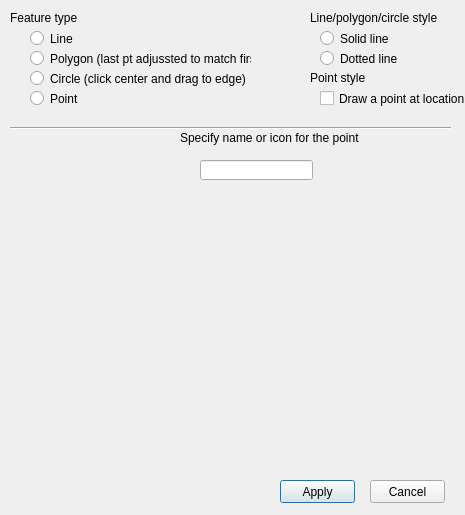
<?xml version="1.0" encoding="UTF-8"?>
<ui version="4.0">
 <class>dialogDrawNew</class>
 <widget class="QDialog" name="dialogDrawNew">
  <property name="geometry">
   <rect>
    <x>0</x>
    <y>0</y>
    <width>465</width>
    <height>515</height>
   </rect>
  </property>
  <property name="windowTitle">
   <string>dialogDrawNew</string>
  </property>
  <widget class="QLabel" name="label">
   <property name="geometry">
    <rect>
     <x>10</x>
     <y>10</y>
     <width>111</width>
     <height>16</height>
    </rect>
   </property>
   <property name="text">
    <string>Feature type</string>
   </property>
  </widget>
  <widget class="QRadioButton" name="lineButton">
   <property name="geometry">
    <rect>
     <x>30</x>
     <y>30</y>
     <width>91</width>
     <height>17</height>
    </rect>
   </property>
   <property name="text">
    <string>Line</string>
   </property>
  </widget>
  <widget class="QRadioButton" name="polButton">
   <property name="geometry">
    <rect>
     <x>30</x>
     <y>50</y>
     <width>221</width>
     <height>17</height>
    </rect>
   </property>
   <property name="text">
    <string>Polygon (last pt adjussted to match first)</string>
   </property>
  </widget>
  <widget class="QRadioButton" name="circleButton">
   <property name="geometry">
    <rect>
     <x>30</x>
     <y>70</y>
     <width>221</width>
     <height>17</height>
    </rect>
   </property>
   <property name="text">
    <string>Circle (click center and drag to edge)</string>
   </property>
  </widget>
  <widget class="QRadioButton" name="pointButton">
   <property name="geometry">
    <rect>
     <x>30</x>
     <y>90</y>
     <width>111</width>
     <height>17</height>
    </rect>
   </property>
   <property name="text">
    <string>Point</string>
   </property>
  </widget>
  <widget class="QLabel" name="label_2">
   <property name="geometry">
    <rect>
     <x>310</x>
     <y>10</y>
     <width>191</width>
     <height>16</height>
    </rect>
   </property>
   <property name="text">
    <string>Line/polygon/circle style</string>
   </property>
  </widget>
  <widget class="QRadioButton" name="solidButton">
   <property name="geometry">
    <rect>
     <x>320</x>
     <y>30</y>
     <width>141</width>
     <height>17</height>
    </rect>
   </property>
   <property name="text">
    <string>Solid line</string>
   </property>
  </widget>
  <widget class="QRadioButton" name="dotButton">
   <property name="geometry">
    <rect>
     <x>320</x>
     <y>50</y>
     <width>141</width>
     <height>17</height>
    </rect>
   </property>
   <property name="text">
    <string>Dotted line</string>
   </property>
  </widget>
  <widget class="QLabel" name="label_3">
   <property name="geometry">
    <rect>
     <x>310</x>
     <y>70</y>
     <width>131</width>
     <height>16</height>
    </rect>
   </property>
   <property name="text">
    <string>Point style</string>
   </property>
  </widget>
  <widget class="QCheckBox" name="pointStyleBox">
   <property name="geometry">
    <rect>
     <x>320</x>
     <y>90</y>
     <width>171</width>
     <height>17</height>
    </rect>
   </property>
   <property name="text">
    <string>Draw a point at location</string>
   </property>
  </widget>
  <widget class="Line" name="line">
   <property name="geometry">
    <rect>
     <x>10</x>
     <y>120</y>
     <width>441</width>
     <height>16</height>
    </rect>
   </property>
   <property name="orientation">
    <enum>Qt::Horizontal</enum>
   </property>
  </widget>
  <widget class="QLabel" name="label_4">
   <property name="geometry">
    <rect>
     <x>180</x>
     <y>130</y>
     <width>211</width>
     <height>16</height>
    </rect>
   </property>
   <property name="text">
    <string>Specify name or icon for the point</string>
   </property>
  </widget>
  <widget class="QLineEdit" name="nameEdit">
   <property name="geometry">
    <rect>
     <x>200</x>
     <y>160</y>
     <width>113</width>
     <height>20</height>
    </rect>
   </property>
  </widget>
  <widget class="QPushButton" name="applyButton">
   <property name="geometry">
    <rect>
     <x>280</x>
     <y>480</y>
     <width>75</width>
     <height>23</height>
    </rect>
   </property>
   <property name="text">
    <string>Apply</string>
   </property>
  </widget>
  <widget class="QPushButton" name="cancelButton">
   <property name="geometry">
    <rect>
     <x>370</x>
     <y>480</y>
     <width>75</width>
     <height>23</height>
    </rect>
   </property>
   <property name="text">
    <string>Cancel</string>
   </property>
  </widget>
 </widget>
 <layoutdefault spacing="6" margin="11"/>
 <resources/>
 <connections>
  <connection>
   <sender>lineButton</sender>
   <signal>clicked()</signal>
   <receiver>dialogDrawNew</receiver>
   <slot>doLine()</slot>
   <hints>
    <hint type="sourcelabel">
     <x>40</x>
     <y>35</y>
    </hint>
    <hint type="destinationlabel">
     <x>19</x>
     <y>35</y>
    </hint>
   </hints>
  </connection>
  <connection>
   <sender>polButton</sender>
   <signal>clicked()</signal>
   <receiver>dialogDrawNew</receiver>
   <slot>doPol()</slot>
   <hints>
    <hint type="sourcelabel">
     <x>53</x>
     <y>57</y>
    </hint>
    <hint type="destinationlabel">
     <x>18</x>
     <y>61</y>
    </hint>
   </hints>
  </connection>
  <connection>
   <sender>circleButton</sender>
   <signal>clicked()</signal>
   <receiver>dialogDrawNew</receiver>
   <slot>doCircle()</slot>
   <hints>
    <hint type="sourcelabel">
     <x>75</x>
     <y>78</y>
    </hint>
    <hint type="destinationlabel">
     <x>17</x>
     <y>92</y>
    </hint>
   </hints>
  </connection>
  <connection>
   <sender>pointButton</sender>
   <signal>clicked()</signal>
   <receiver>dialogDrawNew</receiver>
   <slot>doPoint()</slot>
   <hints>
    <hint type="sourcelabel">
     <x>66</x>
     <y>99</y>
    </hint>
    <hint type="destinationlabel">
     <x>152</x>
     <y>101</y>
    </hint>
   </hints>
  </connection>
  <connection>
   <sender>solidButton</sender>
   <signal>clicked()</signal>
   <receiver>dialogDrawNew</receiver>
   <slot>doSolid()</slot>
   <hints>
    <hint type="sourcelabel">
     <x>384</x>
     <y>41</y>
    </hint>
    <hint type="destinationlabel">
     <x>493</x>
     <y>36</y>
    </hint>
   </hints>
  </connection>
  <connection>
   <sender>dotButton</sender>
   <signal>clicked()</signal>
   <receiver>dialogDrawNew</receiver>
   <slot>doDot()</slot>
   <hints>
    <hint type="sourcelabel">
     <x>456</x>
     <y>56</y>
    </hint>
    <hint type="destinationlabel">
     <x>475</x>
     <y>55</y>
    </hint>
   </hints>
  </connection>
  <connection>
   <sender>applyButton</sender>
   <signal>clicked()</signal>
   <receiver>dialogDrawNew</receiver>
   <slot>doApply()</slot>
   <hints>
    <hint type="sourcelabel">
     <x>456</x>
     <y>487</y>
    </hint>
    <hint type="destinationlabel">
     <x>385</x>
     <y>457</y>
    </hint>
   </hints>
  </connection>
  <connection>
   <sender>cancelButton</sender>
   <signal>clicked()</signal>
   <receiver>dialogDrawNew</receiver>
   <slot>reject()</slot>
   <hints>
    <hint type="sourcelabel">
     <x>556</x>
     <y>488</y>
    </hint>
    <hint type="destinationlabel">
     <x>551</x>
     <y>435</y>
    </hint>
   </hints>
  </connection>
 </connections>
 <slots>
  <slot>doLine()</slot>
  <slot>doPol()</slot>
  <slot>doCircle()</slot>
  <slot>doPoint()</slot>
  <slot>doSolid()</slot>
  <slot>doDot()</slot>
  <slot>doName()</slot>
  <slot>doAddPt(bool)</slot>
  <slot>doApply()</slot>
 </slots>
</ui>
